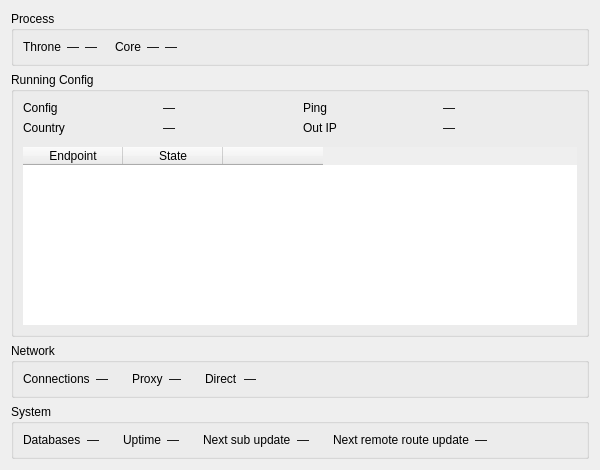
<?xml version="1.0" encoding="UTF-8"?>
<ui version="4.0">
 <class>RuntimeStatsWidget</class>
 <widget class="QWidget" name="RuntimeStatsWidget">
  <property name="geometry">
   <rect>
    <x>0</x>
    <y>0</y>
    <width>600</width>
    <height>470</height>
   </rect>
  </property>
  <layout class="QGridLayout" name="rootGrid">
   <item row="0" column="0">
    <widget class="QGroupBox" name="groupProcess">
     <property name="title">
      <string>Process</string>
     </property>
     <layout class="QVBoxLayout" name="processLayout">
      <item>
       <layout class="QGridLayout" name="tableGrid">
        <item row="0" column="0">
         <widget class="QLabel" name="labelThroneName">
          <property name="text">
           <string notr="true">Throne</string>
          </property>
         </widget>
        </item>
        <item row="0" column="1">
         <widget class="QLabel" name="vThroneCpu">
          <property name="text">
           <string notr="true">—</string>
          </property>
          <property name="alignment">
           <set>Qt::AlignmentFlag::AlignRight|Qt::AlignmentFlag::AlignTrailing|Qt::AlignmentFlag::AlignVCenter</set>
          </property>
         </widget>
        </item>
        <item row="0" column="2">
         <widget class="QLabel" name="vThroneRam">
          <property name="text">
           <string notr="true">—</string>
          </property>
          <property name="alignment">
           <set>Qt::AlignmentFlag::AlignRight|Qt::AlignmentFlag::AlignTrailing|Qt::AlignmentFlag::AlignVCenter</set>
          </property>
         </widget>
        </item>
        <item row="0" column="3">
         <spacer name="processGap">
          <property name="orientation">
           <enum>Qt::Orientation::Horizontal</enum>
          </property>
          <property name="sizeType">
           <enum>QSizePolicy::Policy::Fixed</enum>
          </property>
          <property name="sizeHint" stdset="0">
           <size>
            <width>12</width>
            <height>0</height>
           </size>
          </property>
         </spacer>
        </item>
        <item row="0" column="4">
         <widget class="QLabel" name="labelCoreName">
          <property name="text">
           <string>Core</string>
          </property>
         </widget>
        </item>
        <item row="0" column="5">
         <widget class="QLabel" name="vCoreCpu">
          <property name="text">
           <string notr="true">—</string>
          </property>
          <property name="alignment">
           <set>Qt::AlignmentFlag::AlignRight|Qt::AlignmentFlag::AlignTrailing|Qt::AlignmentFlag::AlignVCenter</set>
          </property>
         </widget>
        </item>
        <item row="0" column="6">
         <widget class="QLabel" name="vCoreRam">
          <property name="text">
           <string notr="true">—</string>
          </property>
          <property name="alignment">
           <set>Qt::AlignmentFlag::AlignRight|Qt::AlignmentFlag::AlignTrailing|Qt::AlignmentFlag::AlignVCenter</set>
          </property>
         </widget>
        </item>
        <item row="0" column="7">
         <spacer name="tableSpacer">
          <property name="orientation">
           <enum>Qt::Orientation::Horizontal</enum>
          </property>
          <property name="sizeHint" stdset="0">
           <size>
            <width>12</width>
            <height>0</height>
           </size>
          </property>
         </spacer>
        </item>
       </layout>
      </item>
      <item>
       <layout class="QHBoxLayout" name="chartsRow">
       </layout>
      </item>
     </layout>
    </widget>
   </item>
   <item row="1" column="0">
    <widget class="QGroupBox" name="groupRunning">
     <property name="title">
      <string>Running Config</string>
     </property>
     <layout class="QVBoxLayout" name="runningLayout">
      <item>
       <layout class="QGridLayout" name="formRunning">
        <item row="3" column="1">
         <widget class="QLabel" name="vCountry">
          <property name="text">
           <string notr="true">—</string>
          </property>
         </widget>
        </item>
        <item row="3" column="0">
         <widget class="QLabel" name="labelCountry">
          <property name="text">
           <string>Country</string>
          </property>
         </widget>
        </item>
        <item row="2" column="1">
         <widget class="QLabel" name="vCfgName">
          <property name="text">
           <string notr="true">—</string>
          </property>
         </widget>
        </item>
        <item row="2" column="0">
         <widget class="QLabel" name="labelCfgName">
          <property name="text">
           <string>Config</string>
          </property>
         </widget>
        </item>
        <item row="3" column="2">
         <widget class="QLabel" name="labelOutIp">
          <property name="text">
           <string>Out IP</string>
          </property>
         </widget>
        </item>
        <item row="3" column="3">
         <widget class="QLabel" name="vOutIp">
          <property name="text">
           <string notr="true">—</string>
          </property>
          <property name="textInteractionFlags">
           <set>Qt::TextInteractionFlag::TextSelectableByMouse</set>
          </property>
         </widget>
        </item>
        <item row="2" column="3">
         <widget class="QLabel" name="vPing">
          <property name="text">
           <string notr="true">—</string>
          </property>
         </widget>
        </item>
        <item row="2" column="2">
         <widget class="QLabel" name="labelPing">
          <property name="text">
           <string>Ping</string>
          </property>
         </widget>
        </item>
       </layout>
      </item>
      <item>
       <widget class="QWidget" name="groupEndpoints" native="true">
        <layout class="QVBoxLayout" name="endpointsLayout">
         <property name="spacing">
          <number>4</number>
         </property>
         <property name="leftMargin">
          <number>0</number>
         </property>
         <property name="topMargin">
          <number>6</number>
         </property>
         <property name="rightMargin">
          <number>0</number>
         </property>
         <property name="bottomMargin">
          <number>0</number>
         </property>
         <item>
          <widget class="QTableWidget" name="endpointsTable">
           <property name="frameShape">
            <enum>QFrame::Shape::NoFrame</enum>
           </property>
           <property name="alternatingRowColors">
            <bool>true</bool>
           </property>
           <property name="showGrid">
            <bool>false</bool>
           </property>
           <property name="wordWrap">
            <bool>false</bool>
           </property>
           <column>
            <property name="text">
             <string>Endpoint</string>
            </property>
           </column>
           <column>
            <property name="text">
             <string>State</string>
            </property>
           </column>
           <column>
            <property name="text">
             <string/>
            </property>
           </column>
          </widget>
         </item>
        </layout>
       </widget>
      </item>
     </layout>
    </widget>
   </item>
   <item row="2" column="0">
    <widget class="QGroupBox" name="groupNetwork">
     <property name="title">
      <string>Network</string>
     </property>
     <layout class="QGridLayout" name="formNetwork">
      <item row="0" column="0">
       <widget class="QLabel" name="labelConns">
        <property name="text">
         <string>Connections</string>
        </property>
       </widget>
      </item>
      <item row="0" column="1">
       <widget class="QLabel" name="vConns">
        <property name="text">
         <string notr="true">—</string>
        </property>
       </widget>
      </item>
      <item row="0" column="2">
       <spacer name="networkGap1">
        <property name="orientation">
         <enum>Qt::Orientation::Horizontal</enum>
        </property>
        <property name="sizeType">
         <enum>QSizePolicy::Policy::Fixed</enum>
        </property>
        <property name="sizeHint" stdset="0">
         <size>
          <width>18</width>
          <height>0</height>
         </size>
        </property>
       </spacer>
      </item>
      <item row="0" column="3">
       <widget class="QLabel" name="labelSpeedProxy">
        <property name="text">
         <string>Proxy</string>
        </property>
       </widget>
      </item>
      <item row="0" column="4">
       <widget class="QLabel" name="vSpeedProxy">
        <property name="text">
         <string notr="true">—</string>
        </property>
       </widget>
      </item>
      <item row="0" column="5">
       <spacer name="networkGap2">
        <property name="orientation">
         <enum>Qt::Orientation::Horizontal</enum>
        </property>
        <property name="sizeType">
         <enum>QSizePolicy::Policy::Fixed</enum>
        </property>
        <property name="sizeHint" stdset="0">
         <size>
          <width>18</width>
          <height>0</height>
         </size>
        </property>
       </spacer>
      </item>
      <item row="0" column="6">
       <widget class="QLabel" name="labelSpeedDirect">
        <property name="text">
         <string>Direct</string>
        </property>
       </widget>
      </item>
      <item row="0" column="7">
       <widget class="QLabel" name="vSpeedDirect">
        <property name="text">
         <string notr="true">—</string>
        </property>
       </widget>
      </item>
      <item row="0" column="8">
       <spacer name="networkTail">
        <property name="orientation">
         <enum>Qt::Orientation::Horizontal</enum>
        </property>
        <property name="sizeHint" stdset="0">
         <size>
          <width>0</width>
          <height>0</height>
         </size>
        </property>
       </spacer>
      </item>
     </layout>
    </widget>
   </item>
   <item row="3" column="0">
    <widget class="QGroupBox" name="groupSystem">
     <property name="title">
      <string>System</string>
     </property>
     <layout class="QGridLayout" name="formSystem">
      <item row="0" column="0">
       <widget class="QLabel" name="labelDbSize">
        <property name="text">
         <string>Databases</string>
        </property>
       </widget>
      </item>
      <item row="0" column="1">
       <widget class="QLabel" name="vDbSize">
        <property name="text">
         <string notr="true">—</string>
        </property>
       </widget>
      </item>
      <item row="0" column="2">
       <spacer name="systemGap1">
        <property name="orientation">
         <enum>Qt::Orientation::Horizontal</enum>
        </property>
        <property name="sizeType">
         <enum>QSizePolicy::Policy::Fixed</enum>
        </property>
        <property name="sizeHint" stdset="0">
         <size>
          <width>18</width>
          <height>0</height>
         </size>
        </property>
       </spacer>
      </item>
      <item row="0" column="3">
       <widget class="QLabel" name="labelUptime">
        <property name="text">
         <string>Uptime</string>
        </property>
       </widget>
      </item>
      <item row="0" column="4">
       <widget class="QLabel" name="vUptime">
        <property name="text">
         <string notr="true">—</string>
        </property>
       </widget>
      </item>
      <item row="0" column="5">
       <spacer name="systemGap2">
        <property name="orientation">
         <enum>Qt::Orientation::Horizontal</enum>
        </property>
        <property name="sizeType">
         <enum>QSizePolicy::Policy::Fixed</enum>
        </property>
        <property name="sizeHint" stdset="0">
         <size>
          <width>18</width>
          <height>0</height>
         </size>
        </property>
       </spacer>
      </item>
      <item row="0" column="6">
       <widget class="QLabel" name="labelSubUpdate">
        <property name="text">
         <string>Next sub update</string>
        </property>
       </widget>
      </item>
      <item row="0" column="7">
       <widget class="QLabel" name="vSubUpdate">
        <property name="text">
         <string notr="true">—</string>
        </property>
       </widget>
      </item>
      <item row="0" column="8">
       <spacer name="systemGap3">
        <property name="orientation">
         <enum>Qt::Orientation::Horizontal</enum>
        </property>
        <property name="sizeType">
         <enum>QSizePolicy::Policy::Fixed</enum>
        </property>
        <property name="sizeHint" stdset="0">
         <size>
          <width>18</width>
          <height>0</height>
         </size>
        </property>
       </spacer>
      </item>
      <item row="0" column="9">
       <widget class="QLabel" name="labelRouteUpdate">
        <property name="text">
         <string>Next remote route update</string>
        </property>
       </widget>
      </item>
      <item row="0" column="10">
       <widget class="QLabel" name="vRouteUpdate">
        <property name="text">
         <string notr="true">—</string>
        </property>
       </widget>
      </item>
      <item row="0" column="11">
       <spacer name="systemTail">
        <property name="orientation">
         <enum>Qt::Orientation::Horizontal</enum>
        </property>
        <property name="sizeHint" stdset="0">
         <size>
          <width>0</width>
          <height>0</height>
         </size>
        </property>
       </spacer>
      </item>
     </layout>
    </widget>
   </item>
  </layout>
 </widget>
 <resources/>
 <connections/>
</ui>
